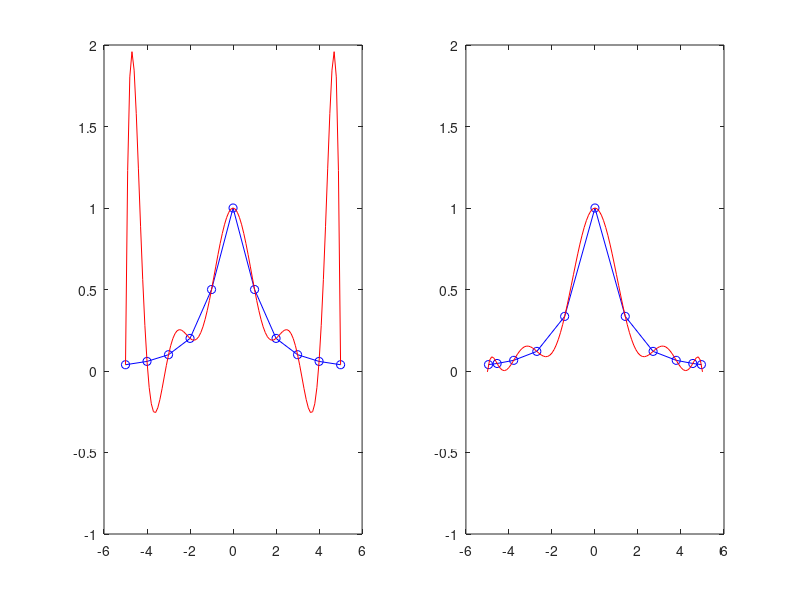

Recreate this plot in MATLAB.
%%%%%%%%%%%%%%%%%%%%%%%%%%%%%%%%%%%%%%%%%%%%%%%%%%%%%%%%%%%%%%%%%%%%%%%%%%%
% Cheby_Nodes
%--------------------------------------------------------------------------
% An example of Runge's function showing the limitations of polynomial
% interpolation with uniform nodes. And the value of Chebyshev nodes.
%%%%%%%%%%%%%%%%%%%%%%%%%%%%%%%%%%%%%%%%%%%%%%%%%%%%%%%%%%%%%%%%%%%%%%%%%%%

X = -5:1:5; Y = 1./(1+X.^2);
x = -5:0.1:5; y = NaN(size(x));
p = polyfit(X,Y,length(X)-1);
y = polyval(p,x);
% for ii = 1:length(x)
%     tempy = 0;
%     for jj = 1:length(X)
%         tempX = X; tempX(jj) = [];
%         tempY = Y; tempY(jj) = [];
%         tempy = tempy + Y(jj)*prod(x(ii) - tempX)/prod(X(jj)- tempX);
%     end
%     y(ii) =  tempy;
% end
chebyX = 5*cos((2*(1:length(X))-1)/(2*length(X))*pi);
chebyY = 1./(1+chebyX.^2);
chebyp = polyfit(chebyX, chebyY, length(chebyX)-1);
chebyy = polyval(chebyp,x);
% chebyy = NaN(size(x));
% for ii = 1:length(x)
%     tempy = 0;
%     for jj = 1:length(X)
%         tempX = chebyX; tempX(jj) = [];
%         tempY = chebyY; tempY(jj) = [];
%         tempy = tempy + chebyY(jj)*prod(x(ii) - tempX)/prod(chebyX(jj)- tempX);
%     end
%     chebyy(ii) =  tempy;
% end

figure()
subplot(1,2,1)
plot(X,Y,'bo-')
hold on; ylim([-1 2]);
plot(x,y,'r-')
subplot(1,2,2)
plot(chebyX,chebyY,'bo-')
hold on; ylim([-1 2]);
plot(x,chebyy,'r-')